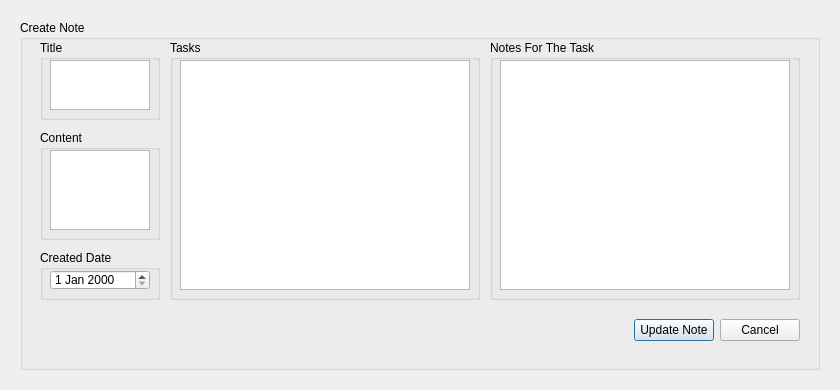
<?xml version="1.0" encoding="UTF-8"?>
<ui version="4.0">
 <class>NotesCreateWindow</class>
 <widget class="QDialog" name="NotesCreateWindow">
  <property name="geometry">
   <rect>
    <x>0</x>
    <y>0</y>
    <width>840</width>
    <height>390</height>
   </rect>
  </property>
  <property name="minimumSize">
   <size>
    <width>840</width>
    <height>390</height>
   </size>
  </property>
  <property name="maximumSize">
   <size>
    <width>840</width>
    <height>390</height>
   </size>
  </property>
  <property name="windowTitle">
   <string>Dialog</string>
  </property>
  <widget class="QGroupBox" name="CreateNoteBox">
   <property name="geometry">
    <rect>
     <x>20</x>
     <y>20</y>
     <width>800</width>
     <height>350</height>
    </rect>
   </property>
   <property name="title">
    <string>Create Note</string>
   </property>
   <widget class="QGroupBox" name="TitleBox">
    <property name="geometry">
     <rect>
      <x>20</x>
      <y>20</y>
      <width>120</width>
      <height>80</height>
     </rect>
    </property>
    <property name="title">
     <string>Title</string>
    </property>
    <widget class="QPlainTextEdit" name="TitlePlainTextEdit">
     <property name="geometry">
      <rect>
       <x>10</x>
       <y>20</y>
       <width>100</width>
       <height>50</height>
      </rect>
     </property>
    </widget>
   </widget>
   <widget class="QGroupBox" name="ContentBox">
    <property name="geometry">
     <rect>
      <x>20</x>
      <y>110</y>
      <width>120</width>
      <height>110</height>
     </rect>
    </property>
    <property name="title">
     <string>Content</string>
    </property>
    <widget class="QPlainTextEdit" name="ContentPlainTextEdit">
     <property name="geometry">
      <rect>
       <x>10</x>
       <y>20</y>
       <width>100</width>
       <height>80</height>
      </rect>
     </property>
    </widget>
   </widget>
   <widget class="QGroupBox" name="CreatedDateBox">
    <property name="geometry">
     <rect>
      <x>20</x>
      <y>230</y>
      <width>120</width>
      <height>50</height>
     </rect>
    </property>
    <property name="title">
     <string>Created Date</string>
    </property>
    <widget class="QDateEdit" name="CreatedDateEdit">
     <property name="geometry">
      <rect>
       <x>10</x>
       <y>20</y>
       <width>100</width>
       <height>20</height>
      </rect>
     </property>
    </widget>
   </widget>
   <widget class="QGroupBox" name="TasksBox">
    <property name="geometry">
     <rect>
      <x>150</x>
      <y>20</y>
      <width>310</width>
      <height>260</height>
     </rect>
    </property>
    <property name="title">
     <string>Tasks</string>
    </property>
    <widget class="QTableView" name="TasksTableView">
     <property name="geometry">
      <rect>
       <x>10</x>
       <y>20</y>
       <width>290</width>
       <height>230</height>
      </rect>
     </property>
    </widget>
   </widget>
   <widget class="QWidget" name="horizontalLayoutWidget">
    <property name="geometry">
     <rect>
      <x>20</x>
      <y>290</y>
      <width>760</width>
      <height>40</height>
     </rect>
    </property>
    <layout class="QHBoxLayout" name="HorizontalLayout">
     <item>
      <spacer name="HorizontalSpacer">
       <property name="orientation">
        <enum>Qt::Horizontal</enum>
       </property>
       <property name="sizeHint" stdset="0">
        <size>
         <width>40</width>
         <height>20</height>
        </size>
       </property>
      </spacer>
     </item>
     <item>
      <widget class="QPushButton" name="CreateNoteButton">
       <property name="text">
        <string>Update Note</string>
       </property>
      </widget>
     </item>
     <item>
      <widget class="QPushButton" name="CancelButton">
       <property name="text">
        <string>Cancel</string>
       </property>
      </widget>
     </item>
    </layout>
   </widget>
   <widget class="QGroupBox" name="NotesForTheTaskBox">
    <property name="geometry">
     <rect>
      <x>470</x>
      <y>20</y>
      <width>310</width>
      <height>260</height>
     </rect>
    </property>
    <property name="title">
     <string>Notes For The Task</string>
    </property>
    <widget class="QTableView" name="NotesForTheTaskTableView">
     <property name="geometry">
      <rect>
       <x>10</x>
       <y>20</y>
       <width>290</width>
       <height>230</height>
      </rect>
     </property>
    </widget>
   </widget>
  </widget>
 </widget>
 <resources/>
 <connections/>
</ui>
